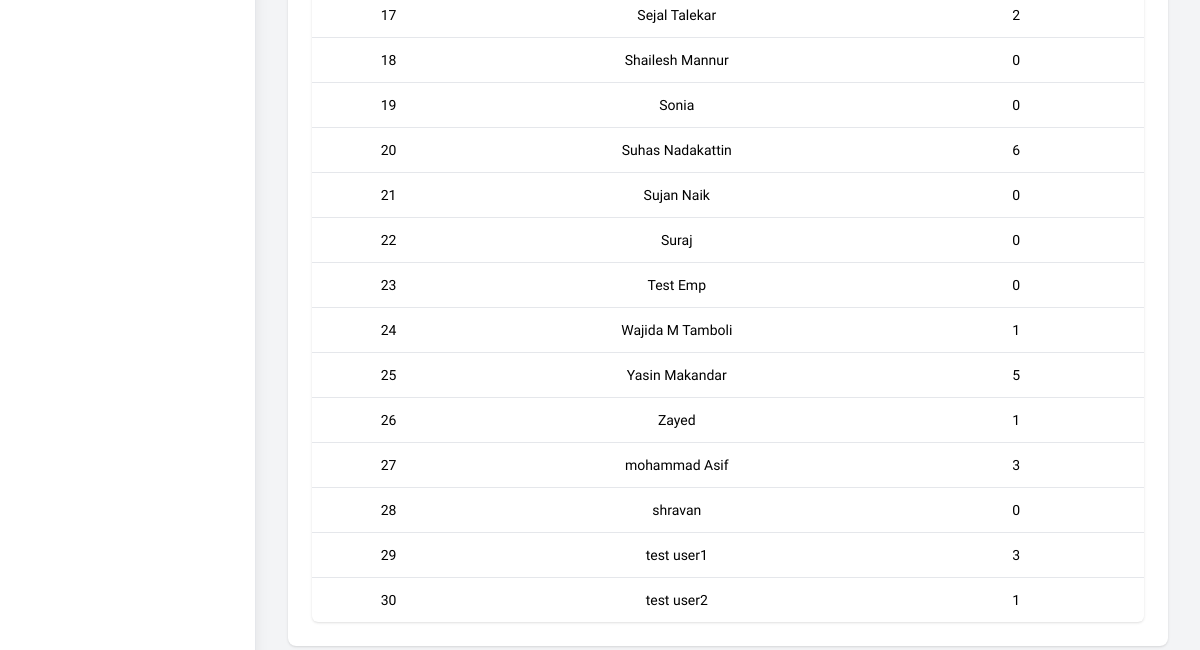
Before: /admin/leave_summary (signed in, lower part) with the older database file.
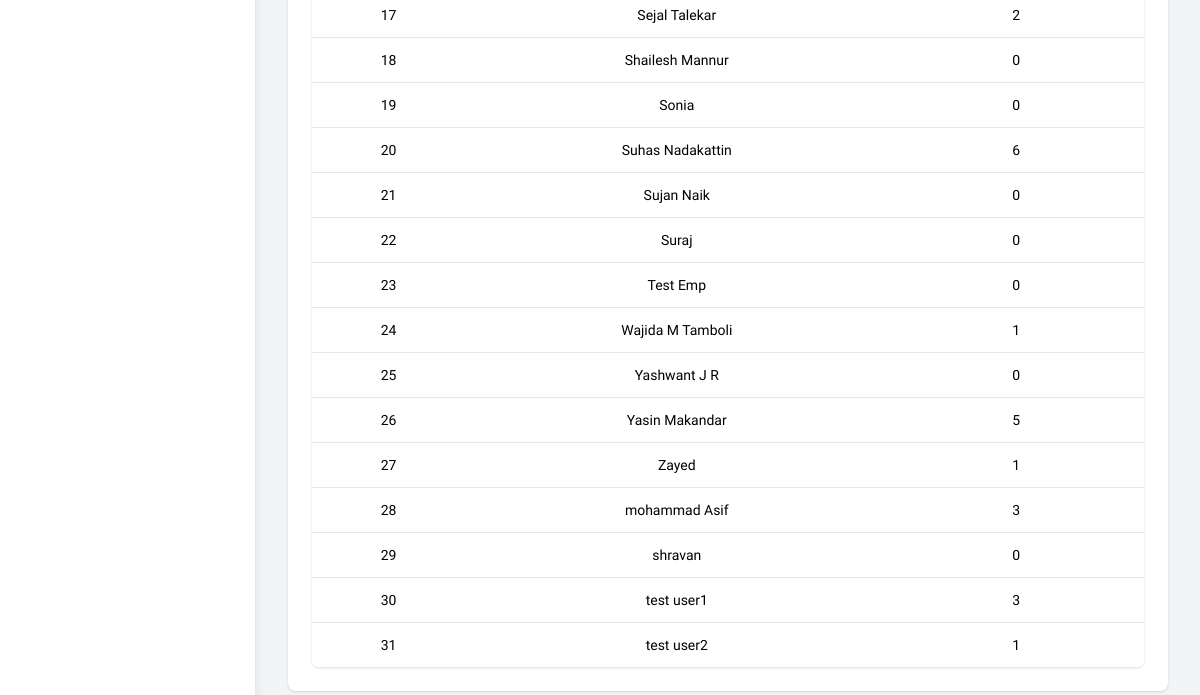
After: the same page with the newer database file.
### tables this page shows
CREATE TABLE tbl_employee (
                emp_id INTEGER PRIMARY KEY AUTOINCREMENT,
                first_name TEXT NOT NULL,
                last_name TEXT NOT NULL,
                gender TEXT NOT NULL,
                dob DATE NOT NULL,
                address TEXT NOT NULL,
                phone_no TEXT NOT NULL,
                email TEXT UNIQUE NOT NULL,
                password TEXT NOT NULL,
                status TEXT DEFAULT 'active',
                emp_type TEXT DEFAULT 'emp',
                inserted_date DATETIME DEFAULT CURRENT_TIMESTAMP
            , department TEXT);

### Backup_Code/app1.py (the view)
@app.route('/admin/leave_summary', methods=['GET', 'POST'])
def admin_leave_summary():
    if 'user_id' not in session or session['emp_type'] != 'admin':
        return redirect(url_for('login'))
    f_date_from   = request.form.get('date_from')         if request.method == 'POST' else ''
    f_date_to     = request.form.get('date_to')           if request.method == 'POST' else ''
    f_leave_type  = request.form.get('leave_type_id')     if request.method == 'POST' else ''
    leave_types   = db.get_leave_types()
    summary       = db.get_leave_summary(
                        date_from   = f_date_from or None,
                        date_to     = f_date_to   or None,
                        leave_type_id = f_leave_type or None
                    )
    return render_template('admin_leave_summary.html',
                           leave_types = leave_types,
                           summary     = summary,
                           f_date_from = f_date_from,
                           f_date_to   = f_date_to,
                           f_leave_type= f_leave_type)

### Backup_Code/database.py (called while the page is built)
    def get_connection(self):
        return sqlite3.connect(self.db_name)

    def get_leave_types(self):
        with self.get_connection() as c:
            return c.execute('SELECT leave_type_id, leave_type FROM tbl_leave_type ORDER BY leave_type').fetchall()

### Backup_Code/templates/admin_leave_summary.html (shortened to what this page needs)
{% extends "base.html" %}
{% block content %}
<div class="max-w-6xl mx-auto">
<div class="bg-white shadow rounded-lg">
  <div class="px-4 py-5 sm:p-6">
  <table class="min-w-full bg-white rounded-md shadow text-sm">
    <tbody class="divide-y">
      {% for row in summary %}
      <tr>
        <td class="px-4 py-3 text-center">{{ loop.index }}</td>
        <td class="px-4 py-3 text-center">{{ row[1] }}</td>
        <td class="px-4 py-3 text-center">{{ row[2]|int }}</td>
      </tr>
      {% endfor %}
    </tbody>
  </table>
</div>
</div>
</div>
{% endblock %}

Changed rows visible on the page:
added tbl_employee: row "Yashwant J R", row "0"
